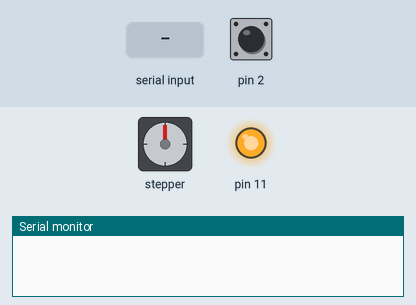
This sketch was run on a simulated Arduino Uno, built with avr-gcc and run on an emulated ATmega328P. On the bench: stepper motor, output pins drawn as LEDs (lit = HIGH), the last lines printed to the serial monitor. Inputs (shaded band) come from the test bench; at power-on: pin 2 HIGH. Stepper angles assume 200 steps per turn; pins used as bus, display or sensor lines are not drawn.

Above: at 1.2 s.
1.3 s: "90,45\n" received over Serial
At 3.0 s:
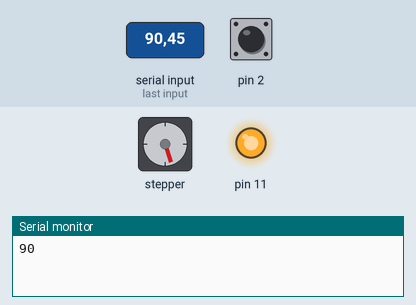
3.5 s: "30,150\n" received over Serial
At 4.2 s:
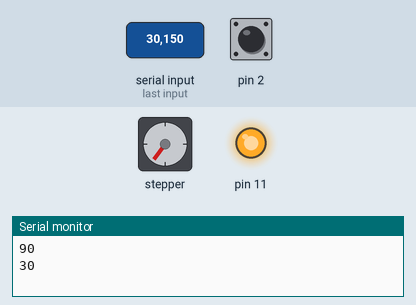
5.3 s: "5\n" received over Serial
At 6.6 s:
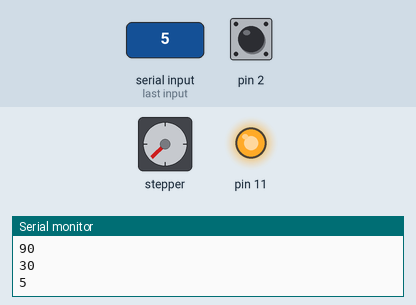
6.9 s: "200\n" received over Serial
At 7.05 s:
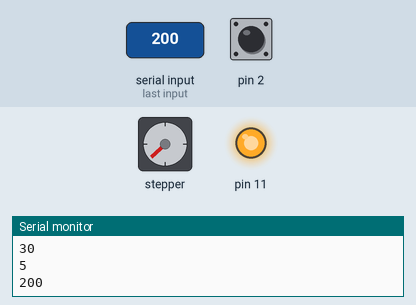
9.0 s: "90\n" received over Serial
At 10.9 s:
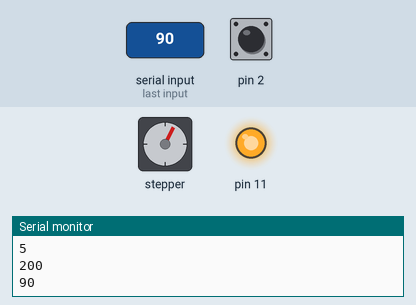
11.2 s: "a90\n" received over Serial
At 11.65 s:
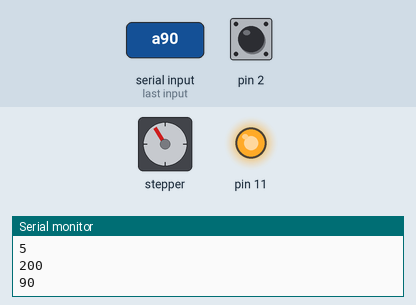
Timing chart, 0 to 14.3 s (numbered marks = the images above; inputs shaded):
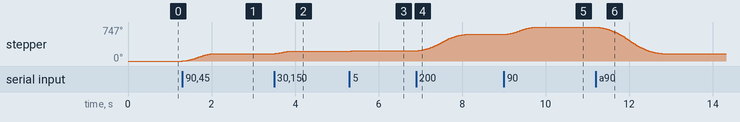

The sketch:

circularTrackControl_nonblocking.ino
```cpp
//AccelStepper library
#include <AccelStepper.h>
#include <elapsedMillis.h>

#define RUNTO 1
#define HOMING 2
#define RESET 3
#define STOPPING 4

volatile int state;
volatile int enabInt;

elapsedMillis printTime;

//define pin for bipolar motor driver board MP5600
const int dirPin = 8;
const int stepPin = 9;

//init of stepper instance
AccelStepper stage(AccelStepper::DRIVER, stepPin, dirPin);

void pin_ISR() {
  if (enabInt == 1) {
    state = STOPPING;
    enabInt = 0;
  }
}

//setup acceleration and maximum speed
void setup() {
  Serial.begin(115200);

  pinMode(10, OUTPUT); //microstepping
  pinMode(11, OUTPUT);
  digitalWrite(10,HIGH); //enable uStep
  digitalWrite(11,HIGH);

  attachInterrupt(0, pin_ISR, FALLING);
  enabInt = 1;

  state = RESET;

  stage.setMaxSpeed(4000.0);
  stage.setAcceleration(500.0);
  //stage.moveTo(2000);
  //stage.setSpeed(1000);
}

void loop() {
  float mSpeed;
  long NumberofSteps;

  if (Serial.available() > 0) {
    String DiffAngleSTR = Serial.readStringUntil('\n');
    NumberofSteps =0;

    if (DiffAngleSTR.startsWith("a")){  //absolute movement, will use internally set origin point
      DiffAngleSTR.remove(0,1);
      NumberofSteps = DiffAngleSTR.toInt();
      stage.moveTo(NumberofSteps);
    }else if (DiffAngleSTR.startsWith("r")){ //reset origin
      stage.setCurrentPosition(0);
      Serial.println("r");
    }else{  //relative movement
      NumberofSteps = DiffAngleSTR.toInt();
      stage.moveTo(stage.currentPosition()+NumberofSteps);
      Serial.println(NumberofSteps);
    }
    state = RUNTO;
  }

  if (printTime >= 1000) {    // happens once per second
    printTime = 0;
    mSpeed = stage.speed();

//    Serial.print(mSpeed);
//    Serial.print("  ");
//    Serial.print(state);
//    Serial.print("  ");
//    Serial.println(stage.currentPosition());
  }

  switch (state){
    case RUNTO:
      stage.run();
      break;
    case HOMING:
      break;
    case RESET:
      if (enabInt == 0){
        stage.setAcceleration(500);
        enabInt = 1;
      }
      break;
    case STOPPING:
      stage.setAcceleration(2000.0);
      stage.stop();
      stage.runToPosition();
      Serial.println(stage.currentPosition());
      enabInt = 1;
      stage.setAcceleration(500);
      state = RESET;
    break;
  }
}
```

Measured:
- after the input at 1.3 s, stepper: turns 162° clockwise in 0.75 s, starting at once
- after the input at 3.5 s, stepper: turns 54° clockwise in 0.38 s, starting at once
- after the input at 6.9 s, stepper: turns 360° clockwise in 1.2 s, starting at once
- after the input at 9.0 s, stepper: turns 162° clockwise in 0.75 s, starting at once
- after the input at 11.2 s, stepper: turns 585° counter-clockwise in 1.6 s, starting at once
